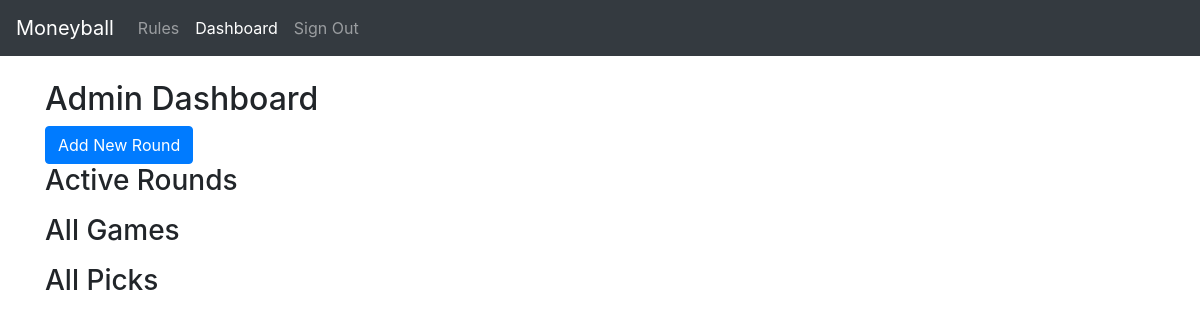
/admin_home (signed in), run on an earlier commit of the app's database.
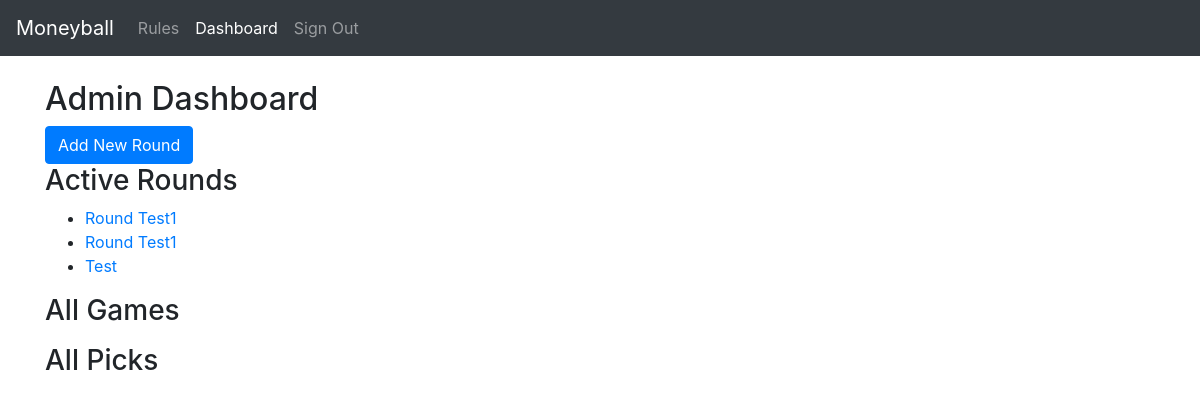
And on a later commit of the database.
### models.py (models this page shows)
class Round(db.Model):
    id = db.Column(db.Integer, primary_key=True)
    name = db.Column(db.String(100), nullable=False)
    created_at = db.Column(db.DateTime, default=datetime.utcnow)
    games = db.relationship('Game', backref='round', lazy=True)
    is_active = db.Column(db.Boolean, default=True)

### routes.py (the view)
@app.route('/admin_home')
@login_required
def admin_home():
    if not current_user.is_admin:
        return redirect(url_for('home'))
    active_rounds = Round.query.filter_by(is_active=True).all()
    all_games = Game.query.all()
    all_picks = Pick.query.all()
    return render_template('admin_home.html', active_rounds=active_rounds, all_games=all_games, all_picks=all_picks)

### app.py (called while the page is built)
@app.context_processor
def context_processor():
    def is_active(route_name):
        if request.path == url_for(route_name):
            return 'active'  # This is the class name for active links
        return ''
    return dict(is_active=is_active)

### extensions.py (called while the page is built)
@login_manager.user_loader
def load_user(user_id):
    from models import User  # Import here to avoid circular dependency
    return User.query.get(int(user_id))

### templates/admin_home.html (shortened to what this page needs)
{% extends 'base.html' %}
{% block content %}
<h2>Admin Dashboard</h2>
<a href="{{ url_for('new_round') }}" class="btn btn-primary">Add New Round</a>
<h3>Active Rounds</h3>
<ul>
    {% for round in active_rounds %}
    <li><a href="{{ url_for('manage_round', round_id=round.id) }}">{{ round.name }}</a></li>
    {% endfor %}
</ul>
<h3>All Games</h3>
<h3>All Picks</h3>
{% endblock %}

### templates/base.html (shortened to what this page needs)
<!DOCTYPE html>
<html lang="en">
<head>
    <link rel="stylesheet" href="https://stackpath.bootstrapcdn.com/bootstrap/4.3.1/css/bootstrap.min.css">
</head>
<body>
    <nav class="navbar navbar-expand-lg navbar-dark bg-dark">
        <a class="navbar-brand" href="{{ url_for('home') }}">Moneyball</a>
        <div class="collapse navbar-collapse" id="navbarNav">
            <ul class="navbar-nav">
                <li class="nav-item {{ is_active('about') }}"><a class="nav-link" href="{{ url_for('about') }}">Rules</a></li>
                {% if current_user.is_authenticated %}
                    {% if current_user.is_admin %}
                        <li class="nav-item {{ is_active('admin_home') }}"><a class="nav-link" href="{{ url_for('admin_home') }}">Dashboard</a></li>
                    {% endif %}
                    <li class="nav-item"><a class="nav-link" href="{{ url_for('signout') }}">Sign Out</a></li>
                {% else %}
                    <li class="nav-item {{ is_active('signin') }}"><a class="nav-link" href="{{ url_for('signin') }}">Sign In</a></li>
                    <li class="nav-item {{ is_active('signup') }}"><a class="nav-link" href="{{ url_for('signup') }}">Sign Up</a></li>
                {% endif %}
            </ul>
        </div>
    </nav>
    <div class="container mt-4">
        {% block content %}{% endblock %}
    </div>
</body>
</html>

What changed in the data, as far as the page shows it:
added Round: name "Round Test1"
added Round: name "Round Test1"
added Round: name "Test"
